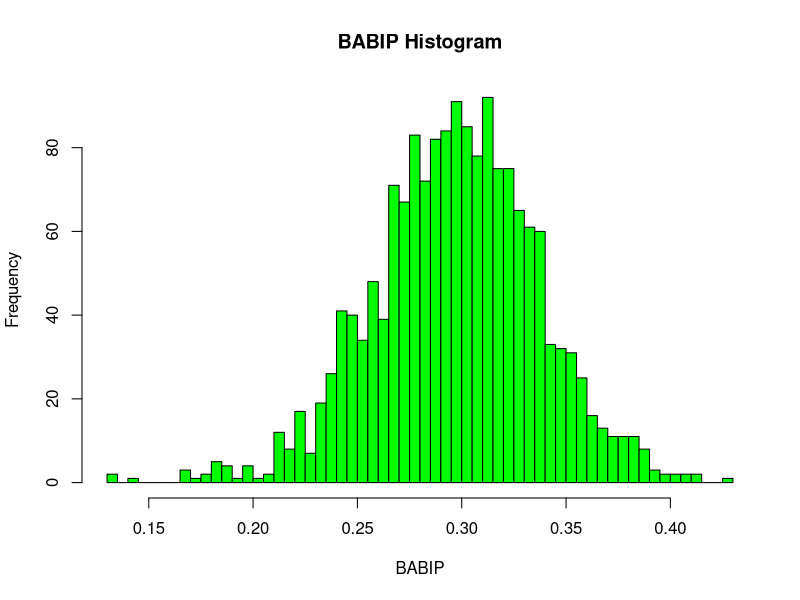
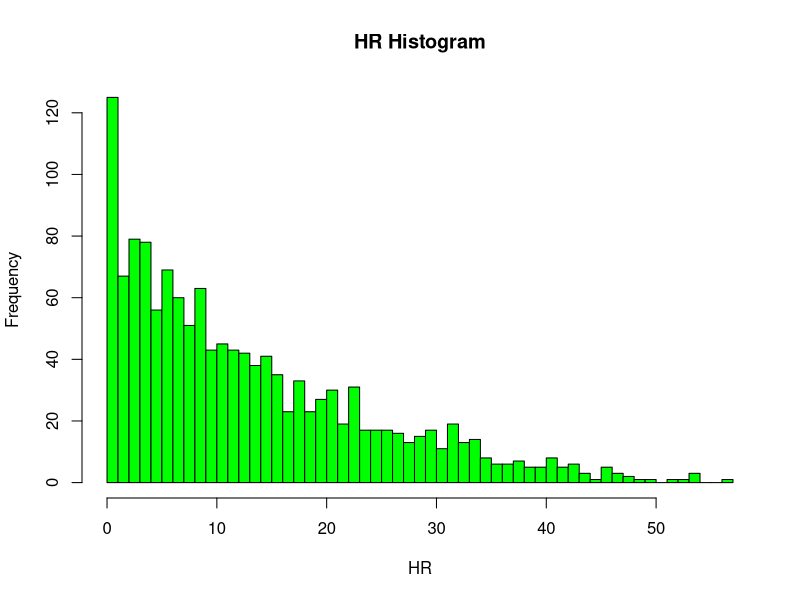
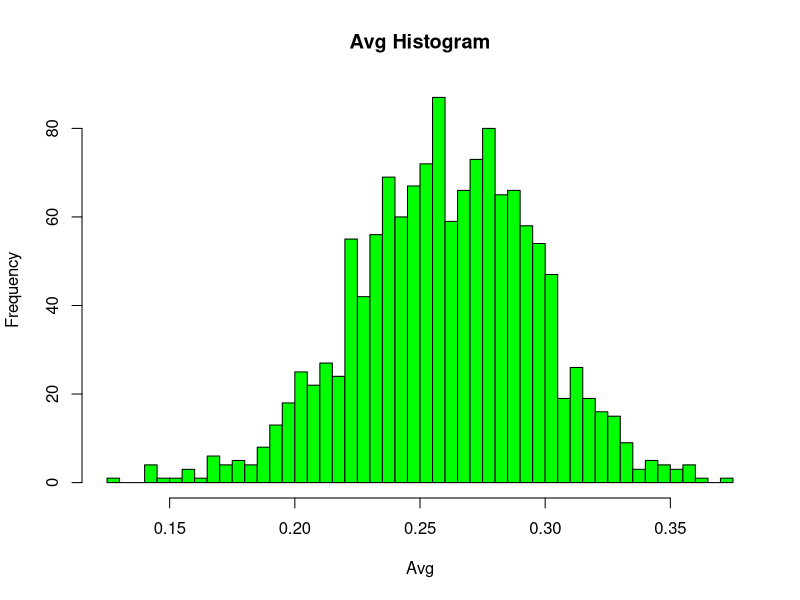
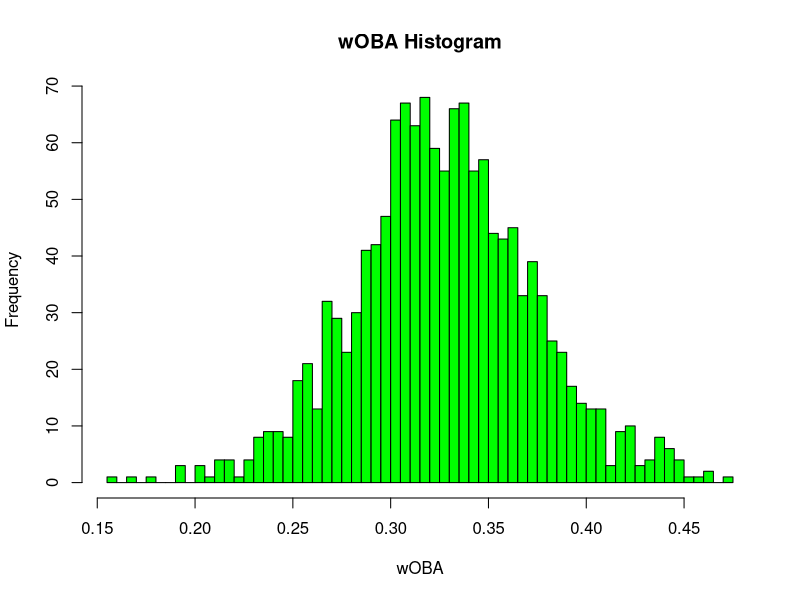
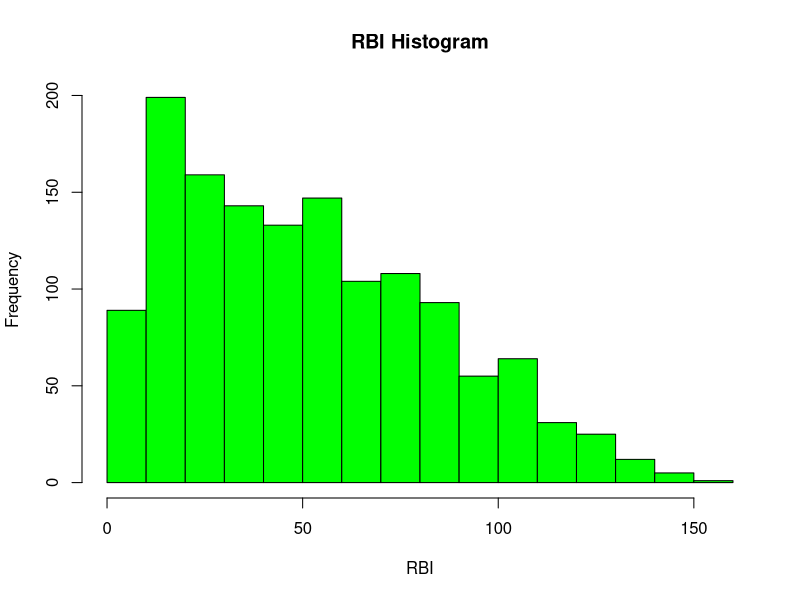
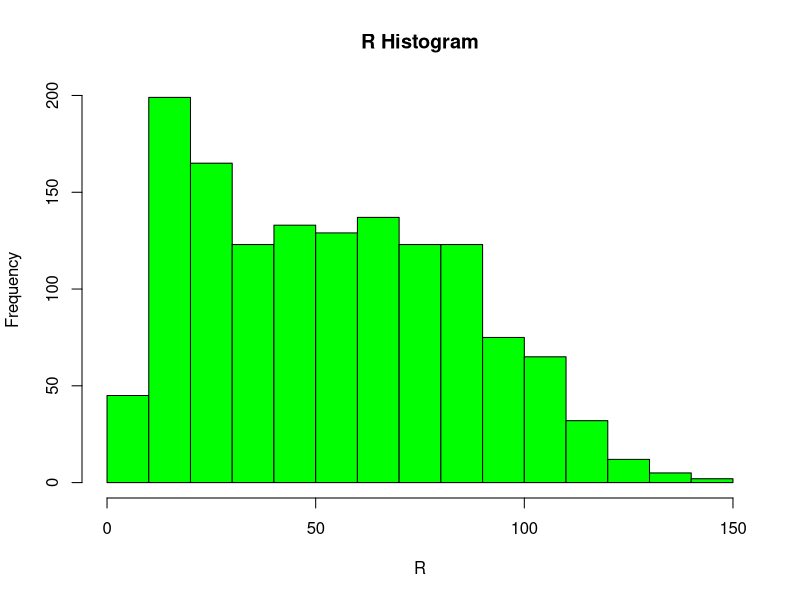

The R source for these figures, in order:
library(plm)

#--------------------------------------------------
#FUNCTIONS
#--------------------------------------------------

removeProjections <- function(d) { 
  return(d[!d$team %in% c("Steamer", "Oliver"),])
}

removeTotals <- function(d) { 
  return(d[d$team !="- - -",])
}

removeMinors <- function(d) {
  minors <- grepl("\\(", d$team)
  return(d[!minors,])
}

#------------------------------
#LOAD, PREPARE DATA
#------------------------------
setwd('C:/Users/Michael Robideau/Documents/GitHub/FantasyBaseball/scraper')
d <- read.csv('batter_standard_2013.csv')

#MLB regular season subset
rs <- removeMinors(d)
rs <- removeProjections(rs)
rs <- removeTotals(rs)

#Eliminate small sample seasons
rs <- subset(rs, pa>=100) 

#Age / Distance from prime
rs$age <- as.numeric(difftime(as.Date(paste("04/01/", rs$year), "%m/%d/%Y"), 
                   as.Date(rs$dob, "%m/%d/%Y"), unit="weeks"))/52.25 #age in years on 04/01 of year
prime <- 29
rs$years_from_prime = abs(prime - rs$age)

#------------------------------
#3rd Party Projections
#------------------------------
setwd('C:/Users/Michael Robideau/Documents/GitHub/FantasyBaseball/Projections')
steamer <- d[d$team=='Steamer',]
oliver <- d[d$team=='Oliver',]

write.csv(oliver, 'projections_2014_batter_oliver.csv')
write.csv(steamer, 'projections_2014_batter_steamer.csv')

#------------------------------
#BABIP Analysis
#------------------------------
hist(rs$babip, main="BABIP Histogram", xlab="BABIP", col="green", breaks=50)

#------------------------------
#PANEL DATA ANALYSIS
#------------------------------

#Remove duplicates - TO DO: Create a method that reduces duplicate rows
rs <- rs[!duplicated(rs[c("player_id", "year")]),]
pnl <- pdata.frame(rs, index=c("player_id", "year"))

#HR Model
hist(pnl$hr, main="HR Histogram", xlab="HR", col="green", breaks=50)

hrFit <- plm(hr ~ years_from_prime + diff(hr, 1) + diff(hr, 2) + diff(hr, 3) + diff(hr, 4) + diff(hr, 5), data=pnl, model="within")
summary(hrFit)

#AVG Model
hist(pnl$avg, main="Avg Histogram", xlab="Avg", col="green", breaks=50)

avgFit <- plm(avg ~ years_from_prime + diff(avg, 1) + diff(avg, 2) + diff(avg, 3) + diff(avg, 4) + diff(avg, 5), data=pnl, model="within")
summary(avgFit)

#wOBA fit
hist(pnl$woba, main="wOBA Histogram", xlab="wOBA", col="green", breaks=50)
subset(pnl, woba==max(pnl$woba)) #max wOBA in dataset

wobaFit <- plm(woba ~ years_from_prime + diff(woba, 1) + diff(woba, 2) + diff(woba, 3) + diff(woba, 4) + diff(woba, 5), data=pnl, model="within")
summary(wobaFit)

#naive RBI fit
hist(pnl$rbi, main="RBI Histogram", xlab="RBI", col="green")

rbiFit <- plm(rbi ~ years_from_prime + diff(rbi, 1) + diff(rbi, 2) + diff(rbi, 3) + diff(rbi, 4) + diff(rbi, 5), data=pnl, model="within")
summary(rbiFit)

#naive RUN fit
hist(pnl$r, main="R Histogram", xlab="R", col="green")

rFit <- plm(r ~ years_from_prime + diff(r, 1) + diff(r, 2) + diff(r, 3) + diff(r, 4) + diff(r, 5), data=pnl, model="within")
summary(rFit)
